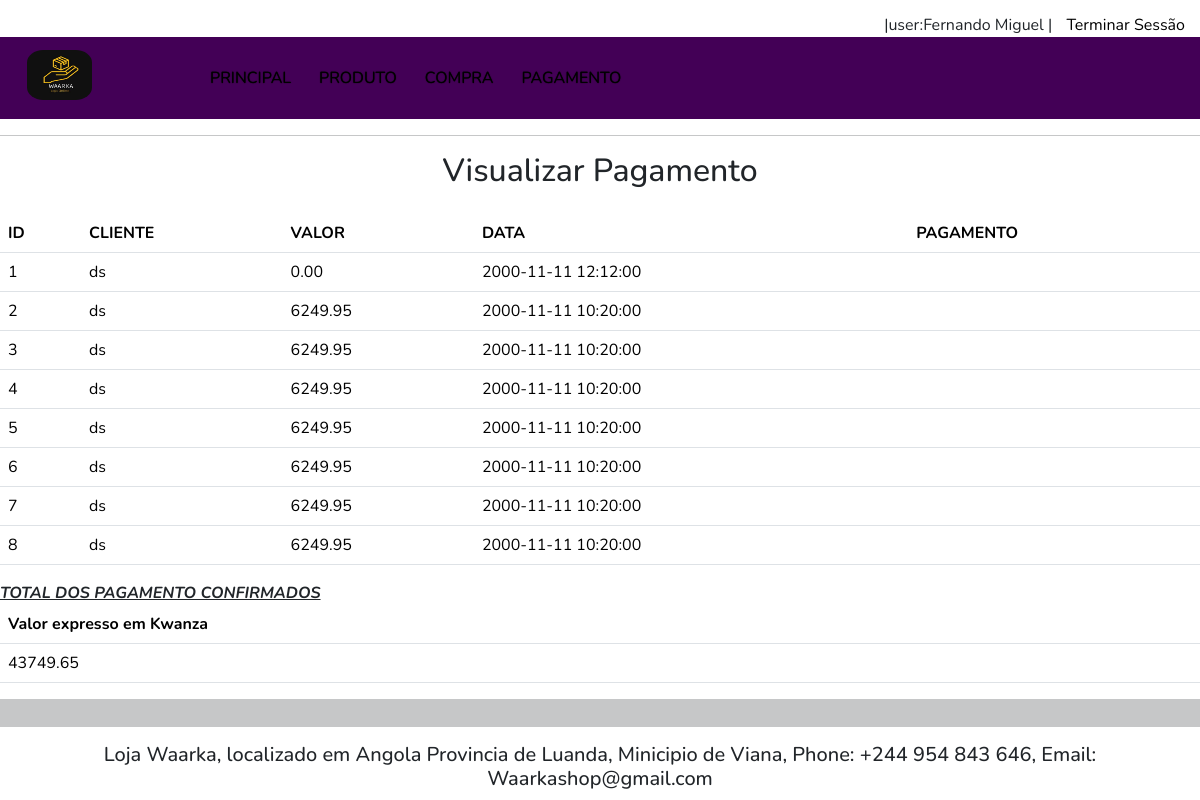
Page /Ver_pagamento.php (signed in) on the committed database.
### tables this page shows
CREATE TABLE `pagamento` (
  `idpagamento` int(12) NOT NULL,
  `valor` decimal(11,2) NOT NULL,
  `data` datetime NOT NULL,
  `telefone` int(11) NOT NULL,
  `id_usuario` int(12) NOT NULL
);

CREATE TABLE `usuarios` (
  `id_usuario` int(11) NOT NULL,
  `nome` varchar(100) NOT NULL,
  `email` varchar(100) NOT NULL,
  `senha` varchar(255) NOT NULL,
  `telefone` int(11) DEFAULT NULL
);

### Ver_pagamento.php (the view, shortened to what this page needs)
<?php
include("db.php");
?>
<html lang="en">
<head>
    <link rel="stylesheet" href="style.css">
    <link rel="stylesheet" href="https://cdnjs.cloudflare.com/ajax/libs/font-awesome/6.5.1/css/all.min.css">
    <link href="https://cdn.jsdelivr.net/npm/bootstrap@5.0.2/dist/css/bootstrap.min.css" rel="stylesheet">
    <link rel="stylesheet" href="./bootstrap/css/bootstrap.css">
</head>
<body>
    <div class=" top-navbar">
        <?php if(isset($_SESSION['usuario_logado'])): ?>
          <div class="icons">
            <span>|user:<?php echo $_SESSION['usuario_nome']; ?> |</span>
            <a href="logout.php">Terminar Sessão</a>
          </div>
        <?php endif; ?>
    </div>
    <nav class="navbar navbar-expand-lg" id="navbar">
        <div class="container-fluid">
          <a class="navbar-brand" href="index_admin.php" id="logo"><img src="images/logo.jpg" alt="" id="lg">
          <div class="collapse navbar-collapse" id="navbarSupportedContent">
            <ul class="navbar-nav me-auto mb-2 mb-lg-0">
            <li class="nav-item">
                <a class="nav-link active" aria-current="page" href="index_admin.php">PRINCIPAL</a>
              </li>
              <li class="nav-item">
                <a class="nav-link active" href="Ver_Produto.php">PRODUTO</a>
              </li>
              <li class="nav-item">
                <a class="nav-link active" href="compra.php">COMPRA</a>
              </li>
              <li class="nav-item">
                <a class="nav-link active" href="Ver_pagamento.php">PAGAMENTO</a>
              </li>
            </ul>
          </div>
        </div>
      </nav>
<hr widht="" align="center" size="" color="" noshade="">
<form action="#" method="POST">
<h2 align ="center" class="mb-4">Visualizar Pagamento</h2>
<table class="table">
<tr>
<th>ID</th>
<th>CLIENTE</th>
<th>VALOR</th>
<th>DATA</th>
<th>PAGAMENTO</th>
</tr>
<?php
$consulta= " select t1.idpagamento as 'ID', t2.nome as 'CLIENTE', T1.VALOR, T1.DATA, 'PAGAMENTO' ' CONFIRMADO' FROM pagamento as t1 JOIN usuarios as t2 on t2.telefone=t1.telefone ";
$resultado= mysqli_query($conn,$consulta);
while  ($row=mysqli_fetch_array($resultado))
{
    echo
     "<tr> <td>".$row['ID']
    ."</td><td>".$row['CLIENTE']
    ."</td><td>".$row['VALOR']
    ."</td><td>".$row['DATA']
    ."</td><td>".$row['PAGAMENTO']
    ?>
    </tr>
    <?php
  }
?>
</table>
<B>
<I>
<U>
TOTAL DOS PAGAMENTO CONFIRMADOS
</B>
<table class="table">
<tr>
<th>Valor expresso em Kwanza</th>
</tr>
<?php
$consulta= "select SUM( T1.VALOR) AS TOTAL FROM pagamento as t1 JOIN usuarios as t2 on t2.telefone=t1.telefone";
$resultado= mysqli_query($conn,$consulta);
while  ($row=mysqli_fetch_array($resultado))
{
    echo
    "<tr> <td>".$row['TOTAL']
    ?>
    </tr>
    <?php
  }
?>
</table>
        <hr widht="30" align="center" size="30" color="yellow" noshade="">
<h5 align="center">Loja Waarka, localizado em Angola Provincia de Luanda, Minicipio de Viana, Phone:</small> +244 954 843 646, Email:</small> Waarkashop@gmail.com </h5>
</body>
</html>

### style.css (style rules this page uses)
* { margin: 0%; padding: 0%; box-sizing: border-box; outline: none; font-family: "Nunito", sans-serif; }
.top-navbar { display: flex; justify-content: space-between; }
.top-navbar .icons { margin-top: 13px; margin-right: 15px; }
.top-navbar a { text-decoration: none; color: black; margin-left: 10px; }
#navbar { background-color: rgb(67 0 86); }
#logo { margin-left: 15px; color: white; font-size: 25px; font-weight: bold; margin-bottom: 6px; }
.navbar-nav { margin-left: 20px; }
.nav-item { margin-left: 10px; }
.nav-item .nav-link { color: white; margin-left: 2px; text-shadow: 0px 0px 1px black; transition: 0.5s ease; }
html { scroll-behavior: smooth; }
#lg { width: 65px; height: 50px; border-radius: 25%; }

### rows in the picture
pagamento: idpagamento "1", usuarios.nome "ds", valor "0.00", data "2000-11-11 12:12:00"
pagamento: idpagamento "2", usuarios.nome "ds", valor "6249.95", data "2000-11-11 10:20:00"
pagamento: idpagamento "3", usuarios.nome "ds", valor "6249.95", data "2000-11-11 10:20:00"
pagamento: idpagamento "4", usuarios.nome "ds", valor "6249.95", data "2000-11-11 10:20:00"
pagamento: idpagamento "5", usuarios.nome "ds", valor "6249.95", data "2000-11-11 10:20:00"
pagamento: idpagamento "6", usuarios.nome "ds", valor "6249.95", data "2000-11-11 10:20:00"
pagamento: idpagamento "7", usuarios.nome "ds", valor "6249.95", data "2000-11-11 10:20:00"
pagamento: idpagamento "8", usuarios.nome "ds", valor "6249.95", data "2000-11-11 10:20:00"

### other values in the picture
$_SESSION['usuario_nome'] "Fernando Miguel"
$row['TOTAL'] "43749.65"
